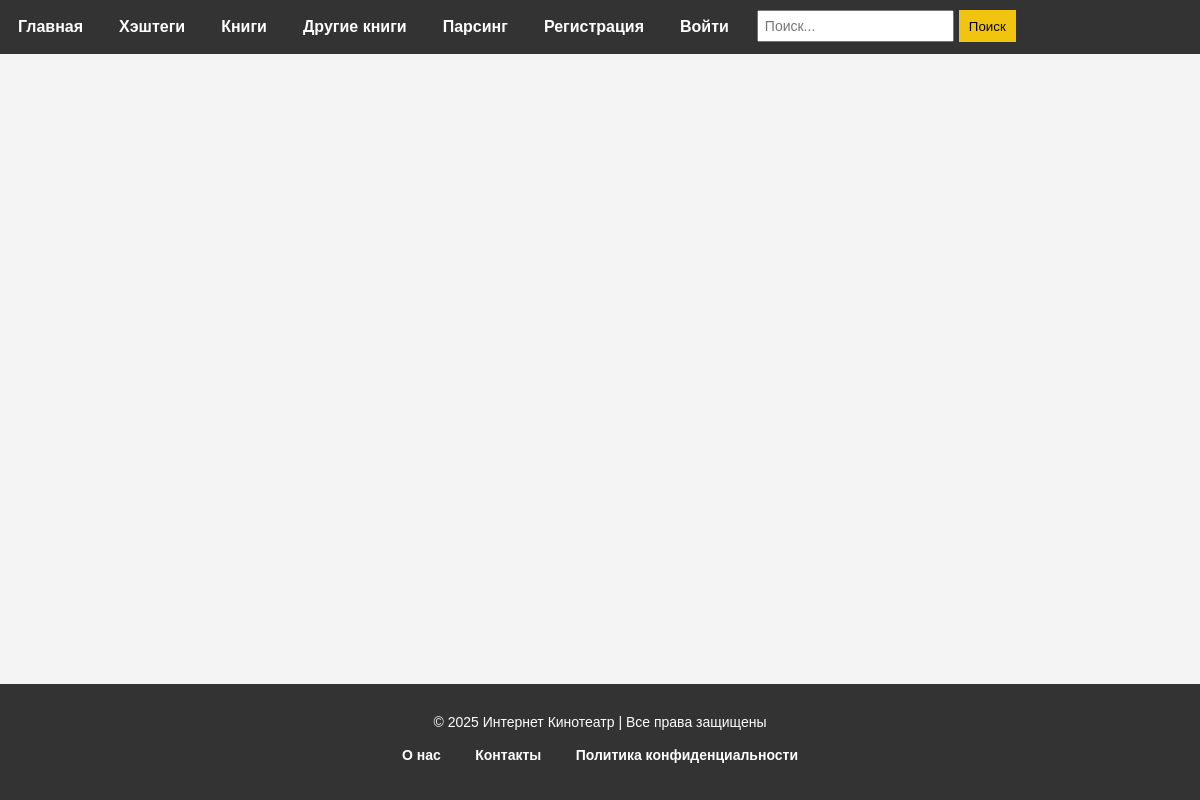
Before: /book_list/ with the older database file.
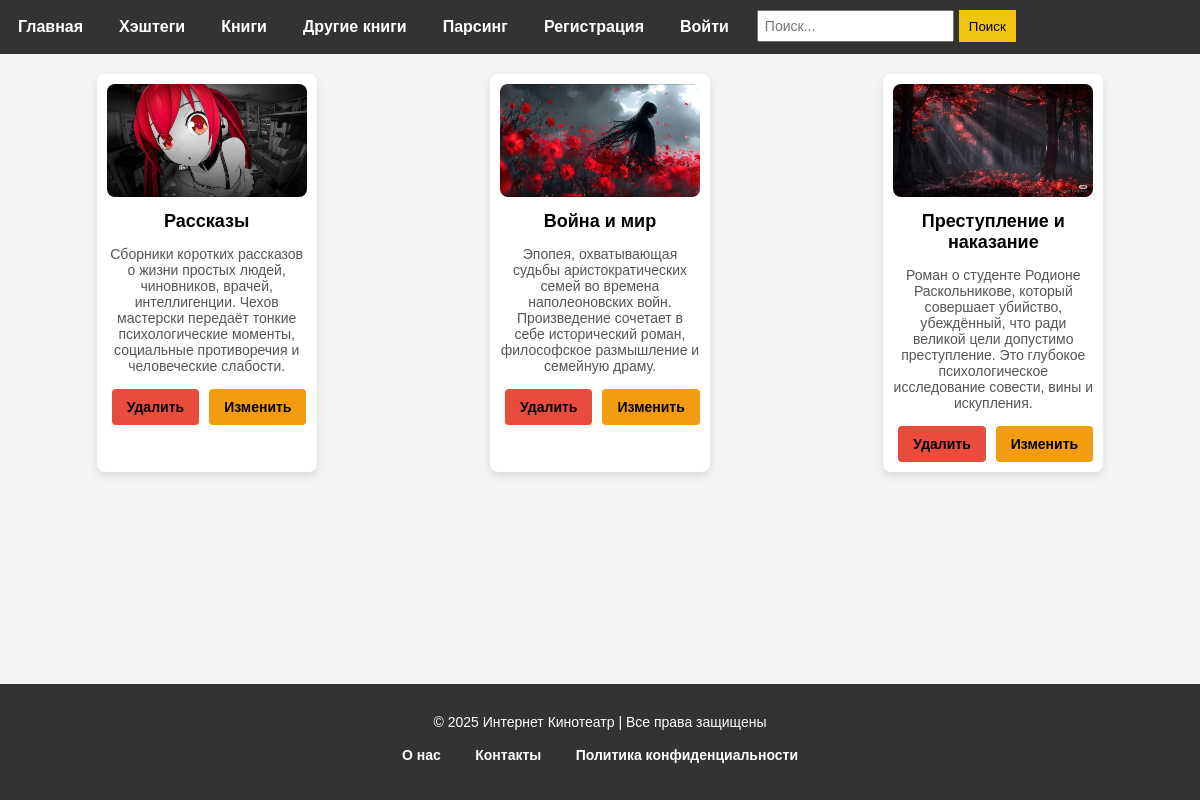
After: the same page with the newer database file.
### books/models.py (models this page shows, shortened)
class Book(models.Model):
    GENRE = (
        ('Фантастика', 'Фантастика'),
        ('История', 'История'),
        ('Ужасы', 'Ужасы')
    )
    image = models.ImageField(upload_to='books/', verbose_name='Загрузите фото')
    title = models.CharField(max_length=100, verbose_name='Укажите название книги')
    create_at = models.DateTimeField(auto_now_add=True)
    genre = models.CharField(max_length=100, choices=GENRE, verbose_name='Укажите жанр',
                             default='История')
    author = models.CharField(max_length=100, default='Иванов Иван')
    description = models.TextField(verbose_name='Укажите описание книги')
    audio_book = models.URLField(verbose_name='Вставьте ссылку аудио книги')
    page_number = models.PositiveIntegerField(verbose_name='Укажите кол-во страниц', default=200,
                                              null=True)
    class Meta:
        verbose_name = 'книгу'
        verbose_name_plural = 'книги'

### books/views.py (the view)
def books_list_view(request):
    if request.method == 'GET':
        book = models.Book.objects.all().order_by('-id')
        context = {
            'book': book,
        }
        return render(request,
                      template_name='books/book_list.html',
                      context=context
                      )

### templates/books/book_list.html (shortened to what this page needs)
{% load static %}
<!DOCTYPE html>
<html lang="ru">
<head>
    <link rel="stylesheet" href="{% static 'css/header_and_footer/menu.css' %}">
    <link rel="stylesheet" href="{% static 'css/film_and_film_detail/cards.css' %}">
    <link rel="stylesheet" href="{% static 'css/header_and_footer/footer.css' %}">
</head>
<body>
{% include 'components/header.html' %}
<section class="cards">
    {%  for i in book  %}
    <div class="card">
        <img src="{{ i.image.url }}"
             alt="{{ i.title }}">
        <h3><a href="/book_list/{{ i.id }}/">{{i.title}}</a></h3>
        <p>{{ i.description }}</p>
         <div class="card-buttons">
            <button class="delete"><a href="#">Удалить</a></button>
            <button class="edit"><a href="#">Изменить</a></button>
        </div>
    </div>
    {% endfor %}
</section>
{% include 'components/footer.html' %}
</body>
</html>

### templates/components/header.html
  <header>
        <nav class="menu">
            <ul>
                <li><a href="{% url 'index' %}">Главная</a></li>
                <li><a href="{% url 'all_product' %}">Хэштеги</a></li>
                <li><a href="{% url 'book_list' %}">Книги</a></li>
                <li><a href="parser_films/parser_film_list.html">Другие книги</a></li>
                <li><a href="parser_films/parser_form.html">Парсинг</a></li>
                <li><a href="users/register.html">Регистрация</a></li>
                <li><a href="users/login.html">Войти</a></li>
                <li class="search">
                    <form>
                        <input type="text" placeholder="Поиск...">
                        <button type="submit">Поиск</button>
                    </form>
                </li>
            </ul>
        </nav>
    </header>

### templates/components/footer.html
  <footer>
        <p>&copy; 2025 Интернет Кинотеатр | Все права защищены</p>
        <ul>
            <li><a href="#">О нас</a></li>
            <li><a href="#">Контакты</a></li>
            <li><a href="#">Политика конфиденциальности</a></li>
        </ul>
    </footer>

### static/css/header_and_footer/menu.css (style rules this page uses)
body { font-family: Arial, sans-serif; margin: 0; padding: 0; background-color: #f4f4f4; }
.menu { background-color: #333; padding: 10px; margin: 0; }
.menu ul { list-style: none; margin: 0; padding: 0; display: flex; }
.menu li { margin-right: 20px; }
.menu a { color: white; text-decoration: none; padding: 8px; display: block; }
.search form { display: flex; }
.search input { padding: 6px; font-size: 14px; margin-right: 5px; }
.search button { padding: 6px 10px; background-color: #f1c40f; border: none; cursor: pointer; }

### static/css/film_and_film_detail/cards.css (style rules this page uses)
.cards { display: flex; flex-wrap: wrap; gap: 20px; justify-content: space-around; padding: 20px; }
.card { background-color: #fff; border-radius: 8px; box-shadow: 0 4px 8px rgba(0, 0, 0, 0.1); width: 200px; text-align: center; padding: 10px; transition: transform 0.3s; }
.card img { width: 100%; height: auto; border-radius: 8px; }
.card h3 { font-size: 18px; margin: 10px 0; }
.card-buttons { margin-top: 15px; display: flex; justify-content: space-between; align-items: center; }
.card-buttons button { padding: 10px 15px; margin: 0 5px; border: none; border-radius: 4px; cursor: pointer; font-size: 14px; width: auto; }
.card-buttons .delete { background-color: #e74c3c; color: white; }
.card-buttons .edit { background-color: #f39c12; color: white; }
a { text-decoration: none; cursor: pointer; color: black; font-weight: bold; }
.card p { font-size: 14px; color: #555; }

### static/css/header_and_footer/footer.css (style rules this page uses)
html, body { height: 100%; margin: 0; padding: 0; }
body { display: flex; flex-direction: column; }
footer { background-color: #333; color: white; padding: 20px; text-align: center; margin-top: auto; }
footer ul { list-style: none; padding: 0; }
footer ul li { display: inline-block; margin: 0 15px; }
footer ul li a { color: white; text-decoration: none; font-size: 14px; }
footer p { margin: 10px 0; font-size: 14px; }

Changed rows visible on the page:
added Book: image (picture), title "Рассказы", description "Сборники коротких рассказов о жизни простых людей, чиновников, врачей, интеллигенции. Чехов мастерски передаёт тонкие психологические моменты, социальные противоречия и человеческие слабости."
added Book: image (picture), title "Война и мир", description "Эпопея, охватывающая судьбы аристократических семей во времена наполеоновских войн. Произведение сочетает в себе исторический роман, философское размышление и семейную драму."
added Book: image (picture), title "Преступление и наказание", description "Роман о студенте Родионе Раскольникове, который совершает убийство, убеждённый, что ради великой цели допустимо преступление. Это глубокое психологическое исследование совести, вины и искупления."
